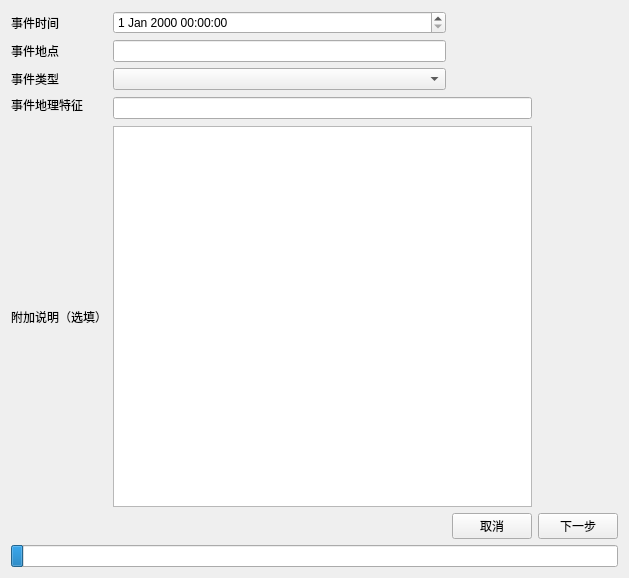
<?xml version="1.0" encoding="UTF-8"?>
<ui version="4.0">
 <class>basicInfo</class>
 <widget class="QWidget" name="basicInfo">
  <property name="geometry">
   <rect>
    <x>0</x>
    <y>0</y>
    <width>629</width>
    <height>578</height>
   </rect>
  </property>
  <property name="sizePolicy">
   <sizepolicy hsizetype="Expanding" vsizetype="Expanding">
    <horstretch>0</horstretch>
    <verstretch>0</verstretch>
   </sizepolicy>
  </property>
  <property name="windowTitle">
   <string>事件基本信息录入</string>
  </property>
  <layout class="QGridLayout" name="gridLayout">
   <item row="0" column="0">
    <widget class="QLabel" name="label">
     <property name="text">
      <string>事件时间</string>
     </property>
    </widget>
   </item>
   <item row="0" column="1">
    <widget class="QDateTimeEdit" name="dte_time"/>
   </item>
   <item row="1" column="0">
    <widget class="QLabel" name="label_2">
     <property name="text">
      <string>事件地点</string>
     </property>
    </widget>
   </item>
   <item row="1" column="1">
    <widget class="QLineEdit" name="le_place"/>
   </item>
   <item row="2" column="0">
    <widget class="QLabel" name="label_3">
     <property name="text">
      <string>事件类型</string>
     </property>
    </widget>
   </item>
   <item row="2" column="1">
    <widget class="QComboBox" name="cb_type"/>
   </item>
   <item row="3" column="0">
    <widget class="QLabel" name="label_4">
     <property name="text">
      <string>事件地理特征</string>
     </property>
    </widget>
   </item>
   <item row="3" column="1" rowspan="2" colspan="2">
    <widget class="QLineEdit" name="le_geos"/>
   </item>
   <item row="6" column="2">
    <widget class="QPushButton" name="pb_cancel">
     <property name="maximumSize">
      <size>
       <width>16777215</width>
       <height>46</height>
      </size>
     </property>
     <property name="text">
      <string>取消</string>
     </property>
    </widget>
   </item>
   <item row="6" column="3">
    <widget class="QPushButton" name="pb_next">
     <property name="maximumSize">
      <size>
       <width>16777215</width>
       <height>46</height>
      </size>
     </property>
     <property name="text">
      <string>下一步</string>
     </property>
    </widget>
   </item>
   <item row="5" column="1" colspan="2">
    <widget class="QTextEdit" name="textEdit"/>
   </item>
   <item row="7" column="0" colspan="4">
    <widget class="QProgressBar" name="progressBar">
     <property name="value">
      <number>2</number>
     </property>
     <property name="textVisible">
      <bool>false</bool>
     </property>
     <property name="orientation">
      <enum>Qt::Horizontal</enum>
     </property>
     <property name="textDirection">
      <enum>QProgressBar::TopToBottom</enum>
     </property>
    </widget>
   </item>
   <item row="5" column="0">
    <widget class="QLabel" name="label_5">
     <property name="text">
      <string>附加说明（选填）</string>
     </property>
    </widget>
   </item>
  </layout>
 </widget>
 <resources/>
 <connections/>
</ui>
